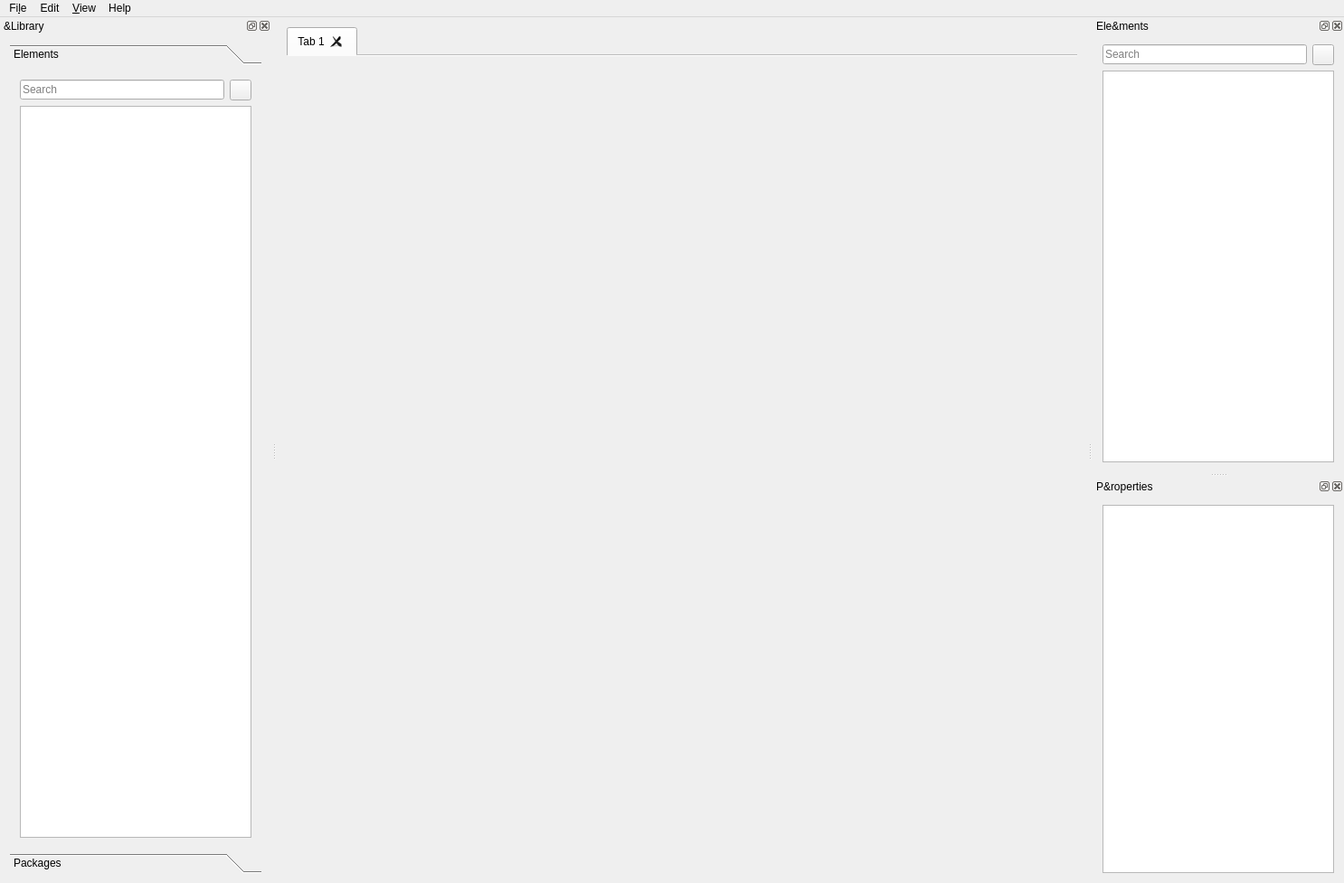
<?xml version="1.0" encoding="UTF-8"?>
<ui version="4.0">
 <class>Editor</class>
 <widget class="QMainWindow" name="Editor">
  <property name="geometry">
   <rect>
    <x>0</x>
    <y>0</y>
    <width>1486</width>
    <height>976</height>
   </rect>
  </property>
  <property name="windowTitle">
   <string>PastaPi</string>
  </property>
  <widget class="QWidget" name="centralWidget">
   <layout class="QHBoxLayout" name="horizontalLayout" stretch="8">
    <item>
     <widget class="QTabWidget" name="tabWidget">
      <property name="currentIndex">
       <number>0</number>
      </property>
      <property name="documentMode">
       <bool>true</bool>
      </property>
      <property name="tabsClosable">
       <bool>true</bool>
      </property>
      <property name="movable">
       <bool>true</bool>
      </property>
      <widget class="QWidget" name="tab">
       <attribute name="title">
        <string>Tab 1</string>
       </attribute>
      </widget>
     </widget>
    </item>
   </layout>
  </widget>
  <widget class="QMenuBar" name="menuBar">
   <property name="geometry">
    <rect>
     <x>0</x>
     <y>0</y>
     <width>1486</width>
     <height>24</height>
    </rect>
   </property>
   <widget class="QMenu" name="menuFile">
    <property name="title">
     <string>Fi&amp;le</string>
    </property>
    <addaction name="actionNew"/>
    <addaction name="actionOpen"/>
    <addaction name="actionSave"/>
    <addaction name="actionSaveAs"/>
    <addaction name="separator"/>
    <addaction name="actionClose"/>
    <addaction name="actionCloseAll"/>
    <addaction name="separator"/>
    <addaction name="actionExit"/>
   </widget>
   <widget class="QMenu" name="menuEdit">
    <property name="title">
     <string>Edit</string>
    </property>
    <addaction name="actionDeleteElement"/>
   </widget>
   <widget class="QMenu" name="menuHelp">
    <property name="title">
     <string>Help</string>
    </property>
    <addaction name="actionRecentChanges"/>
    <addaction name="separator"/>
    <addaction name="actionAbout"/>
    <addaction name="actionAboutQt"/>
   </widget>
   <widget class="QMenu" name="menuView">
    <property name="title">
     <string>&amp;View</string>
    </property>
    <addaction name="actionShowLibrary"/>
    <addaction name="actionShowProperties"/>
   </widget>
   <addaction name="menuFile"/>
   <addaction name="menuEdit"/>
   <addaction name="menuView"/>
   <addaction name="menuHelp"/>
  </widget>
  <widget class="QDockWidget" name="library">
   <property name="windowTitle">
    <string>&amp;Library</string>
   </property>
   <attribute name="dockWidgetArea">
    <number>1</number>
   </attribute>
   <widget class="QWidget" name="dockWidgetContents">
    <layout class="QVBoxLayout" name="verticalLayout_4">
     <item>
      <widget class="QToolBox" name="toolBox">
       <property name="currentIndex">
        <number>0</number>
       </property>
       <widget class="QWidget" name="elementsPage">
        <property name="geometry">
         <rect>
          <x>0</x>
          <y>0</y>
          <width>274</width>
          <height>847</height>
         </rect>
        </property>
        <attribute name="label">
         <string>Elements</string>
        </attribute>
        <layout class="QGridLayout" name="gridLayout_2">
         <item row="0" column="0">
          <widget class="QLineEdit" name="searchElement">
           <property name="placeholderText">
            <string>Search</string>
           </property>
          </widget>
         </item>
         <item row="0" column="1">
          <widget class="QToolButton" name="clearSearchElement">
           <property name="text">
            <string/>
           </property>
          </widget>
         </item>
         <item row="1" column="0" colspan="2">
          <widget class="ElementsTree" name="elementsContainer">
           <property name="dragEnabled">
            <bool>true</bool>
           </property>
           <property name="dragDropMode">
            <enum>QAbstractItemView::DragOnly</enum>
           </property>
           <property name="defaultDropAction">
            <enum>Qt::CopyAction</enum>
           </property>
           <attribute name="headerVisible">
            <bool>false</bool>
           </attribute>
           <column>
            <property name="text">
             <string notr="true">1</string>
            </property>
           </column>
          </widget>
         </item>
        </layout>
       </widget>
       <widget class="QWidget" name="packagesPage">
        <property name="geometry">
         <rect>
          <x>0</x>
          <y>0</y>
          <width>274</width>
          <height>847</height>
         </rect>
        </property>
        <attribute name="label">
         <string>Packages</string>
        </attribute>
        <layout class="QVBoxLayout" name="verticalLayout_3">
         <item>
          <widget class="ElementsTree" name="packagesContainer">
           <property name="dragEnabled">
            <bool>true</bool>
           </property>
           <property name="dragDropMode">
            <enum>QAbstractItemView::DragOnly</enum>
           </property>
           <property name="defaultDropAction">
            <enum>Qt::CopyAction</enum>
           </property>
           <attribute name="headerVisible">
            <bool>false</bool>
           </attribute>
           <column>
            <property name="text">
             <string notr="true">1</string>
            </property>
           </column>
          </widget>
         </item>
        </layout>
       </widget>
      </widget>
     </item>
    </layout>
   </widget>
  </widget>
  <widget class="QDockWidget" name="elements">
   <property name="windowTitle">
    <string>Ele&amp;ments</string>
   </property>
   <attribute name="dockWidgetArea">
    <number>2</number>
   </attribute>
   <widget class="QWidget" name="dockWidgetContents_3">
    <layout class="QGridLayout" name="gridLayout">
     <item row="0" column="0">
      <widget class="QLineEdit" name="searchNode">
       <property name="placeholderText">
        <string>Search</string>
       </property>
      </widget>
     </item>
     <item row="0" column="1">
      <widget class="QToolButton" name="clearSearchText">
       <property name="text">
        <string/>
       </property>
      </widget>
     </item>
     <item row="1" column="0" colspan="2">
      <widget class="QListView" name="elementsList"/>
     </item>
    </layout>
   </widget>
  </widget>
  <widget class="QDockWidget" name="properties">
   <property name="windowTitle">
    <string>P&amp;roperties</string>
   </property>
   <attribute name="dockWidgetArea">
    <number>2</number>
   </attribute>
   <widget class="QWidget" name="dockWidgetContents_2">
    <layout class="QVBoxLayout" name="verticalLayout_2">
     <item>
      <widget class="QTableWidget" name="propertiesTable">
       <property name="selectionMode">
        <enum>QAbstractItemView::NoSelection</enum>
       </property>
       <attribute name="verticalHeaderVisible">
        <bool>false</bool>
       </attribute>
      </widget>
     </item>
    </layout>
   </widget>
  </widget>
  <action name="actionOpen">
   <property name="text">
    <string>&amp;Open</string>
   </property>
   <property name="shortcut">
    <string>Ctrl+O</string>
   </property>
  </action>
  <action name="actionSave">
   <property name="text">
    <string>&amp;Save</string>
   </property>
   <property name="shortcut">
    <string>Ctrl+S</string>
   </property>
  </action>
  <action name="actionExit">
   <property name="text">
    <string>E&amp;xit</string>
   </property>
  </action>
  <action name="actionNew">
   <property name="text">
    <string>&amp;New</string>
   </property>
   <property name="shortcut">
    <string>Ctrl+N</string>
   </property>
  </action>
  <action name="actionAbout">
   <property name="text">
    <string>&amp;About</string>
   </property>
  </action>
  <action name="actionAboutQt">
   <property name="text">
    <string>About &amp;Qt</string>
   </property>
  </action>
  <action name="actionBuildCommit">
   <property name="text">
    <string>&amp;Build commit on GitHub</string>
   </property>
  </action>
  <action name="actionRecentChanges">
   <property name="text">
    <string>&amp;Recent changes</string>
   </property>
   <property name="iconText">
    <string>Recent changes</string>
   </property>
   <property name="toolTip">
    <string>Recent changes</string>
   </property>
  </action>
  <action name="actionClose">
   <property name="text">
    <string>&amp;Close</string>
   </property>
   <property name="shortcut">
    <string>Ctrl+W</string>
   </property>
  </action>
  <action name="actionCloseAll">
   <property name="text">
    <string>C&amp;lose all</string>
   </property>
  </action>
  <action name="actionShowLibrary">
   <property name="checkable">
    <bool>true</bool>
   </property>
   <property name="checked">
    <bool>true</bool>
   </property>
   <property name="text">
    <string>&amp;Show Library</string>
   </property>
  </action>
  <action name="actionShowProperties">
   <property name="checkable">
    <bool>true</bool>
   </property>
   <property name="checked">
    <bool>true</bool>
   </property>
   <property name="text">
    <string>Show &amp;Properties</string>
   </property>
  </action>
  <action name="actionDeleteElement">
   <property name="text">
    <string>&amp;Delete element</string>
   </property>
   <property name="shortcut">
    <string>Del</string>
   </property>
  </action>
  <action name="actionSaveAs">
   <property name="text">
    <string>Sa&amp;ve as</string>
   </property>
  </action>
 </widget>
 <layoutdefault spacing="6" margin="11"/>
 <customwidgets>
  <customwidget>
   <class>ElementsTree</class>
   <extends>QTreeWidget</extends>
   <header>ui/elementstree.h</header>
  </customwidget>
 </customwidgets>
 <resources/>
 <connections/>
</ui>
